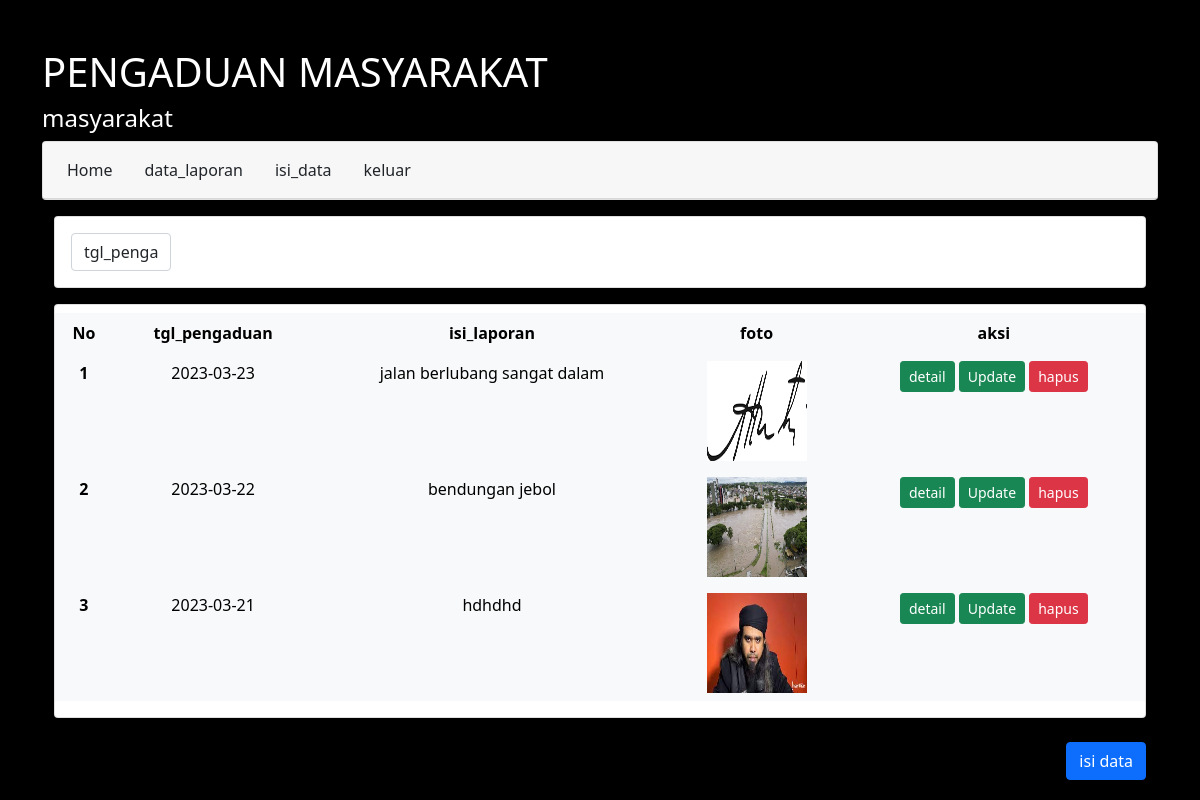
The app's page /ujikom2023/masyarakat/tampilan.php (signed in) with its own data.
### tables this page shows
CREATE TABLE `pengaduan` (
  `id_pengaduan` int(11) NOT NULL,
  `tgl_pengaduan` date NOT NULL,
  `nik` int(16) NOT NULL,
  `isi_laporan` text NOT NULL,
  `foto` varchar(255) NOT NULL,
  `status` varchar(30) NOT NULL
);

### ujikom2023/masyarakat/tampilan.php (the view, shortened to what this page needs)
<?php
$db = mysqli_connect("localhost","root","","pengaduanmasyarakat");
$nik=$_SESSION["nik"];
$result = mysqli_query($db, "SELECT * FROM pengaduan where nik='$nik'");
?>
<!DOCTYPE html>
<html lang="en">
<head>
    <link href="https://cdn.jsdelivr.net/npm/bootstrap@5.0.2/dist/css/bootstrap.min.css" rel="stylesheet"
>
</head>
<body style="background:black">
    <div class="container mt-5">
    <h1 class="text-white">PENGADUAN MASYARAKAT</h1>
    <h4 class="text-white">masyarakat</h4>
    <div class="card text-center">
  <div class="card-header">
    <ul class="nav nav-pills card-header-pills">
      <li class="nav-item">
        <a class="nav-link text-dark" href="home.php">Home</a>
      </li>
      <li class="nav-item">
        <a class="nav-link text-dark" href="tampilan.php">data_laporan</a>
      </li>
      <li class="nav-item">
        <a class="nav-link text-dark" href="isi_data.php">isi_data</a>
      </li>
      <li class="nav-item">
        <a class="nav-link text-dark" href="../logout.php" onclick="return confirm('anda yakin ingin keluar')"> keluar</a>
      </li>
    </ul>
  </div>
</div>
<div class="container mt-3">
    <div class="container mt-3">
        <div class="row fw-bold card">
            <div class="row g-2 align-items-center px-3 mb-3">
                <div class="col-auto">
             <form>
             <div class="col-auto">
                  <select name="pengaduan masyarakat" class="form-control" style="width:100px" id="">
                    <option value="tanggal">tgl_pengaduan</option>
                  </select>
                </div>
              </div>
        </div>
      </div>
</div>    <div class="card my-4 mt-3">
    <div class="d-grip gap-2 col-12 mt-2">
    <table class="table table-light table-hover table-borderless">
  <thead>
    <tr style="text-align:center;">
      <th scope="col">No</th>
      <th scope="col">tgl_pengaduan</th>
      <th scope="col">isi_laporan</th>
      <th scope="col">foto</th>
      <th scope="col">aksi</th>
    </tr>
  </thead>
  <?php $no=1;?>
  <?php while($row = mysqli_fetch_assoc($result)):?>
  <tbody>
    <tr class="text-center">
      <th scope="row"><?= $no;?></th>
      <td><?=$row['tgl_pengaduan'];?></td>
      <td><?=$row['isi_laporan'];?></td>
      <td><img src="./../img/<?=$row['foto'];?>" width="100" height="100"/></td>
       <td>
       <a href="detail.php?id_pengaduan=<?=$row['id_pengaduan'];?>" class="btn btn-sm btn-success ml-auto">detail</a>
        <a href="fupdate.php?id_pengaduan=<?=$row['id_pengaduan'];?>" class="btn btn-sm btn-success ml-auto">Update</a>
      <a href="delete.php?id_pengaduan=<?=$row['id_pengaduan'];?>" class="btn btn-sm btn-danger ml-auto">hapus</a>
    </td>
    </tr>
    </tbody>
    <?php $no++ ?>
    <?php endwhile ?>
    </table>
    </div>
    </div>
    <div class="text-end">
    <a href="isi_data.php" class="btn btn-primary">
      isi data
    </a>
    </div>
</body>
</html>

### records on screen
pengaduan: tgl_pengaduan "2023-03-23", isi_laporan "jalan berlubang sangat dalam", foto (picture)
pengaduan: tgl_pengaduan "2023-03-22", isi_laporan "bendungan jebol", foto (picture)
pengaduan: tgl_pengaduan "2023-03-21", isi_laporan "hdhdhd", foto (picture)
